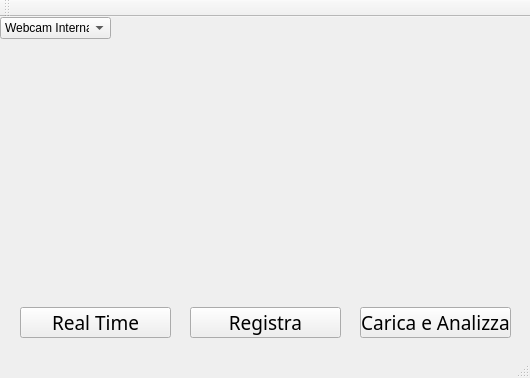
<?xml version="1.0" encoding="UTF-8"?>
<ui version="4.0">
 <class>EmotionClass</class>
 <widget class="QMainWindow" name="EmotionClass">
  <property name="geometry">
   <rect>
    <x>0</x>
    <y>0</y>
    <width>530</width>
    <height>378</height>
   </rect>
  </property>
  <property name="windowTitle">
   <string>FEAtuREs</string>
  </property>
  <widget class="QWidget" name="centralWidget">
   <widget class="QPushButton" name="button1">
    <property name="geometry">
     <rect>
      <x>20</x>
      <y>290</y>
      <width>151</width>
      <height>31</height>
     </rect>
    </property>
    <property name="font">
     <font>
      <family>Gill Sans MT</family>
      <pointsize>14</pointsize>
     </font>
    </property>
    <property name="text">
     <string>Real Time</string>
    </property>
   </widget>
   <widget class="QPushButton" name="button2">
    <property name="geometry">
     <rect>
      <x>190</x>
      <y>290</y>
      <width>151</width>
      <height>31</height>
     </rect>
    </property>
    <property name="font">
     <font>
      <family>Gill Sans MT</family>
      <pointsize>14</pointsize>
     </font>
    </property>
    <property name="text">
     <string>Registra</string>
    </property>
   </widget>
   <widget class="QPushButton" name="button3">
    <property name="geometry">
     <rect>
      <x>360</x>
      <y>290</y>
      <width>151</width>
      <height>31</height>
     </rect>
    </property>
    <property name="font">
     <font>
      <family>Gill Sans MT</family>
      <pointsize>14</pointsize>
     </font>
    </property>
    <property name="text">
     <string>Carica e Analizza</string>
    </property>
   </widget>
   <widget class="QLabel" name="imm">
    <property name="geometry">
     <rect>
      <x>0</x>
      <y>0</y>
      <width>531</width>
      <height>291</height>
     </rect>
    </property>
    <property name="text">
     <string/>
    </property>
   </widget>
   <widget class="QComboBox" name="comboBox">
    <property name="geometry">
     <rect>
      <x>0</x>
      <y>0</y>
      <width>111</width>
      <height>22</height>
     </rect>
    </property>
    <item>
     <property name="text">
      <string>Webcam Interna</string>
     </property>
    </item>
    <item>
     <property name="text">
      <string>Webcam Esterna</string>
     </property>
    </item>
   </widget>
  </widget>
  <widget class="QMenuBar" name="menuBar">
   <property name="geometry">
    <rect>
     <x>0</x>
     <y>0</y>
     <width>530</width>
     <height>21</height>
    </rect>
   </property>
  </widget>
  <widget class="QToolBar" name="mainToolBar">
   <attribute name="toolBarArea">
    <enum>TopToolBarArea</enum>
   </attribute>
   <attribute name="toolBarBreak">
    <bool>false</bool>
   </attribute>
  </widget>
  <widget class="QStatusBar" name="statusBar"/>
 </widget>
 <layoutdefault spacing="6" margin="11"/>
 <resources>
  <include location="emotion.qrc"/>
 </resources>
 <connections/>
</ui>
